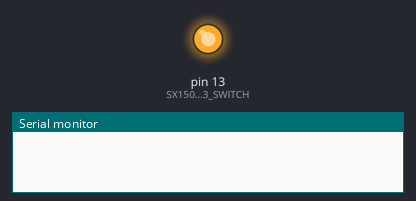
A sketch run on a simulated Arduino Uno, built with avr-gcc and run on an emulated ATmega328P. Parts: output pins drawn as LEDs (lit = HIGH), the last lines printed to the serial monitor.

Above: at 0.1 s.
At 5.1 s:
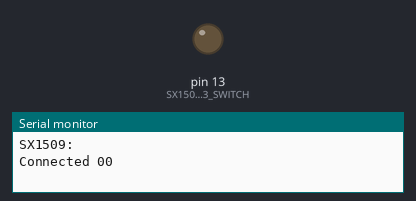
Timing chart, 0 to 6.6 s (numbered marks = the images above):
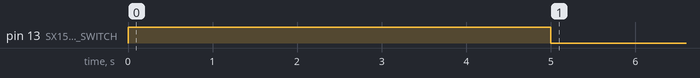

The sketch:

digitalReadSX1509.ino
```cpp
// (licence header left out)
#include <Wire.h> // Include the I2C library (required)
#include <SparkFunSX1509.h> // Include SX1509 library

const byte SX1509_01_SWITCH = 15; // LED connected to pin 8
const byte SX1509_02_SWITCH = 14; // LED connected to pin 9
const byte SX1509_03_SWITCH = 13; // LED connected to pin 10
const byte SX1509_04_SWITCH = 12; // LED connected to pin 11
const byte SX1509_05_SWITCH = 11; // LED connected to pin 12
const byte SX1509_06_SWITCH = 10; // LED connected to pin 13
const byte SX1509_07_SWITCH = 9; // LED connected to pin 14
const byte SX1509_08_SWITCH = 8; // LED connected to pin 15

const byte SX1509_01_SWITCH_LED = 7;
const byte SX1509_02_SWITCH_LED = 6;
const byte SX1509_03_SWITCH_LED = 5;
const byte SX1509_04_SWITCH_LED = 4;
const byte SX1509_05_SWITCH_LED = 3;
const byte SX1509_06_SWITCH_LED = 2;
const byte SX1509_07_SWITCH_LED = 1;
const byte SX1509_08_SWITCH_LED = 0;

// SX1509 I2C address (set by ADDR1 and ADDR0 (00 by default):
const byte SX1509_ADDRESS_00 = 0x3E;  // SX1509 I2C address
SX1509 sx00; // Create an SX1509 object to be used throughout


void setup()
{
  pinMode(13, OUTPUT);
  digitalWrite(13, HIGH);
  delay(3000);

  Serial.begin(9600);
  //digitalWrite(13, LOW);

  Serial.println("SX1509:");

  if (!sx00.begin(SX1509_ADDRESS_00) )
  {
    Serial.println(SX1509_ADDRESS_00);
    Serial.println("Failed 00");
    while (1) ; // If we fail to communicate, loop forever.
  } else {
    Serial.println("Connected 00");
  }

  delay(2000);
  digitalWrite(13, LOW);

  sx00.pinMode(SX1509_01_SWITCH, OUTPUT);
  sx00.pinMode(SX1509_02_SWITCH, OUTPUT);
  sx00.pinMode(SX1509_03_SWITCH, OUTPUT);
  sx00.pinMode(SX1509_04_SWITCH, OUTPUT);

  sx00.pinMode(SX1509_05_SWITCH, OUTPUT);
  sx00.pinMode(SX1509_06_SWITCH, OUTPUT);
  sx00.pinMode(SX1509_07_SWITCH, OUTPUT);
  sx00.pinMode(SX1509_08_SWITCH, OUTPUT);

  sx00.pinMode(SX1509_01_SWITCH_LED, OUTPUT);
  sx00.pinMode(SX1509_02_SWITCH_LED, OUTPUT);
  sx00.pinMode(SX1509_03_SWITCH_LED, OUTPUT);
  sx00.pinMode(SX1509_04_SWITCH_LED, OUTPUT);
  sx00.pinMode(SX1509_05_SWITCH_LED, OUTPUT);
  sx00.pinMode(SX1509_06_SWITCH_LED, OUTPUT);
  sx00.pinMode(SX1509_07_SWITCH_LED, OUTPUT);
  sx00.pinMode(SX1509_08_SWITCH_LED, OUTPUT);


}

void loop()
{


}
```
